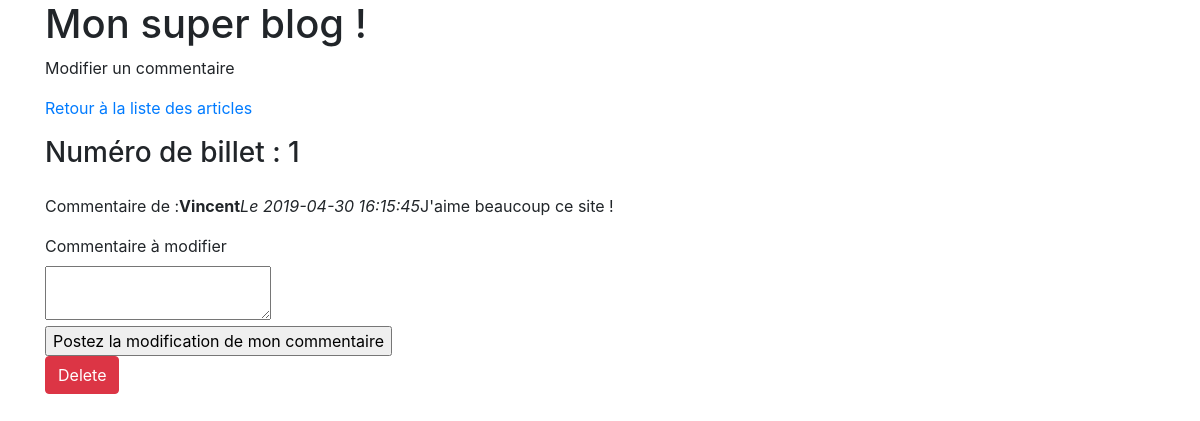
Screenshot of /index.php?action=unCommentaire&id=36 with the database file from the repository.
### tables this page shows
CREATE TABLE `commentaires` (
  `id` int(11) NOT NULL,
  `id_billet` int(11) NOT NULL,
  `auteur` varchar(255) NOT NULL,
  `commentaire` text NOT NULL,
  `date_commentaire` datetime NOT NULL
);

### controleur/frontend.php (called while the page is built, shortened)
<?php
require_once('modele/CommentaireManager.php');
function unCommentaire()
{
	$CommentaireManager =  new \Mumu\Blog\Model\CommentaireManager();
	$commentaireSelectionne = $CommentaireManager->getCommentaire($_GET['id']);
	require ('vue/frontend/affichageCommentaire.php');
}

### modele/CommentaireManager.php (called while the page is built, shortened)
<?php
class CommentaireManager extends Manager
{
    public function getCommentaire($id)
    {
        $bdd = $this->connexionBdd();
        $req = $bdd->prepare('SELECT id, id_billet, auteur, commentaire, date_commentaire FROM commentaires WHERE id = ?');
        $req->execute(array($id));
        $commentaireSelectionne = $req->fetch();
        return $commentaireSelectionne;
    }
}

### vue/frontend/affichageCommentaire.php (the view, shortened to what this page needs)
    <h1>Mon super blog !</h1>
    <p>Modifier un commentaire</p>
    <p><a href="index.php">Retour à la liste des articles</a></p>
    <div class="container">
        <div class="row">
            <h3>
                <p>Numéro de billet : <?= $commentaireSelectionne['id_billet'] ?></p> </h3>
        </div>
        <div class="row">
            Commentaire de :
            <strong><?= htmlspecialchars($commentaireSelectionne['auteur']); ?></strong><br />
            <em>Le <?= $commentaireSelectionne['date_commentaire']; ?></em>
            <p><?= nl2br(htmlspecialchars($commentaireSelectionne['commentaire'])); ?></p>
        </div>
    </div>
        <form action="index.php?action=modifierCommentaire&amp;id=<?= $commentaireSelectionne['id'] ?>" method="post">
                <div>
                    <label for="commentaire">Commentaire à modifier</label><br />
                    <textarea type="text" id="commentaire" name="commentaire"></textarea>
                </div>
                <div>
                    <input type="submit" value="Postez la modification de mon commentaire"/>
                </div>
            <div>
                <a class="btn btn-danger" href="index.php?action=modifierCommentaire&amp;id=<?=$commentaireSupprimme['id'] ?> ">Delete</a>
            </div>
        </form>
<?php require('template.php'); ?>

### rows the page displays
commentaires: id_billet "1", auteur "Vincent", date_commentaire "2019-04-30 16:15:45", commentaire "J'aime beaucoup ce site !"
